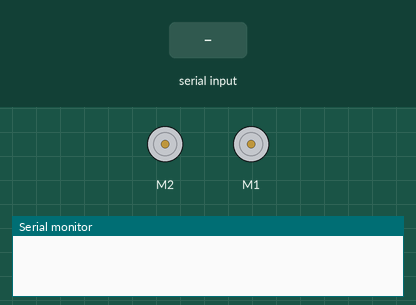
The sketch below on a simulated Arduino Uno, built with avr-gcc and run on an emulated ATmega328P. Shown: 2 × DC motor (green arrow = forward, orange = backward, longer = faster), the last lines printed to the serial monitor. Inputs (shaded band) come from the test bench.

Above: at 1.2 s.
1.3 s: "90,45&" received over Serial
At 2.5 s:
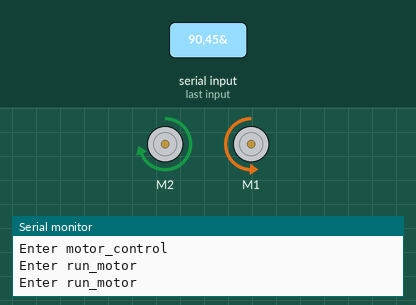
2.8 s: "30,150&" received over Serial
At 3.8 s:
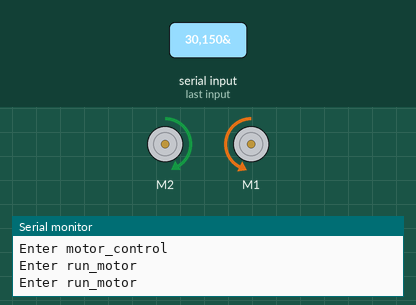
4.3 s: "5&" received over Serial
At 4.9 s:
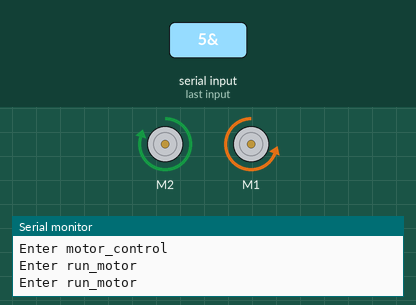
5.8 s: "90&" received over Serial
At 6.1 s:
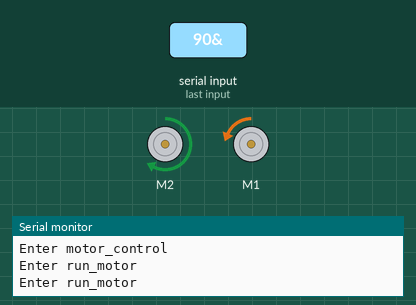
7.3 s: "200&" received over Serial
At 8.4 s:
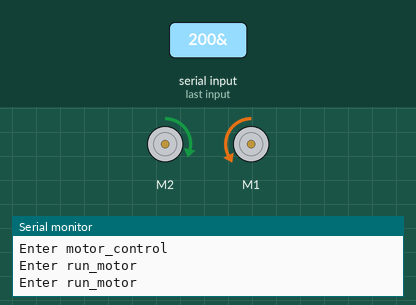
8.8 s: "1,90&" received over Serial
At 9.6 s:
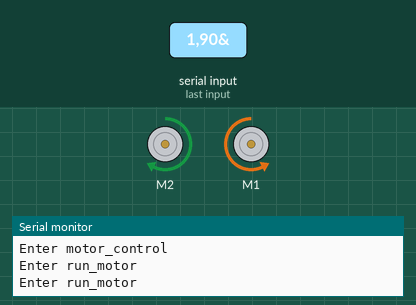
Timing chart, 0 to 11.3 s (numbered marks = the images above; inputs shaded):
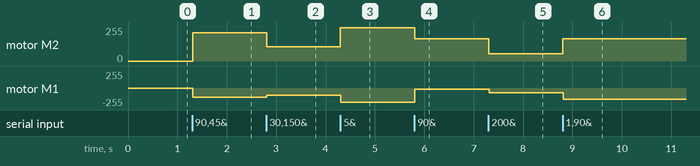

The sketch:

motor.ino
```cpp
#include <SoftwareSerial.h>
#include <Wire.h>
#include <Adafruit_MotorShield.h>
#include "utility/Adafruit_MS_PWMServoDriver.h"

String data;

//initialise motors
Adafruit_MotorShield AFMS = Adafruit_MotorShield();
Adafruit_DCMotor *left_motor = AFMS.getMotor(1);
Adafruit_DCMotor *right_motor = AFMS.getMotor(2);

void setup() {
  // put your setup code here, to run once:
  Serial.begin(9600);
  AFMS.begin();
}

void loop() {
  // put your main code here, to run repeatedly:

}

void motor_control(float dir, float pace) {
  float right_speed, left_speed;

  Serial.println("Enter motor_control");

  if(dir >= 0){
    right_speed = 1;
    left_speed = 1 - 2 * dir;
  }

  else{
    right_speed = 1 + 2 * dir;
    left_speed = 1;
  }

  //set speeds
  right_speed = right_speed * pace;
  left_speed = left_speed * pace;

  //run motors
  run_motor(right_speed, right_motor);
  run_motor(left_speed, left_motor);

  //feedback to pc
  //Serial.println("(" + String(left_speed) + "," + String(right_speed) + ")");
}

void run_motor(float motor_speed, Adafruit_DCMotor *motor)
{
  Serial.println("Enter run_motor");
  //-1 < motor_speed < 1
  int abs_speed = (int)abs(motor_speed * 255);

  //set speed
  motor->setSpeed(abs_speed);

  //forwards or backwards
  if (motor_speed > 0){
    motor->run(FORWARD);
  }
  else{
    motor->run(BACKWARD);
  }
}

void serialEvent() {
  float dir, pace;
  int comma_index;

  Serial.println("Enter serialEvent!");

  while (Serial.available()){
    // data format = "dir,pace"
    // -1 < dir < 1 & -1 < pace < 1
    data = Serial.readStringUntil('&');
  }
    comma_index = data.indexOf(',');

    // extract vals
    dir = data.substring(0, comma_index).toFloat();
    pace = data.substring(comma_index + 1).toFloat();

    // turn motors
    motor_control(dir, pace);
}
```

Measured:
- after the input at 1.3 s, motor M2: stopped → forward 211/255 at once; motor M1: stopped → backward 137/255 at once
- after the input at 2.8 s, motor M2: forward 211/255 → forward 106/255 at once; motor M1: backward 137/255 → backward 110/255 at once
- after the input at 4.3 s, motor M2: forward 106/255 → forward 251/255 at once; motor M1: backward 110/255 → backward 211/255 at once
- after the input at 5.8 s, motor M2: forward 251/255 → forward 166/255 at once; motor M1: backward 211/255 → backward 18/255 at once
- after the input at 7.3 s, motor M2: forward 166/255 → forward 56/255 at once; motor M1: backward 18/255 → backward 72/255 at once
- after the input at 8.8 s, motor M2: forward 56/255 → forward 166/255 at once; motor M1: backward 72/255 → backward 166/255 at once
